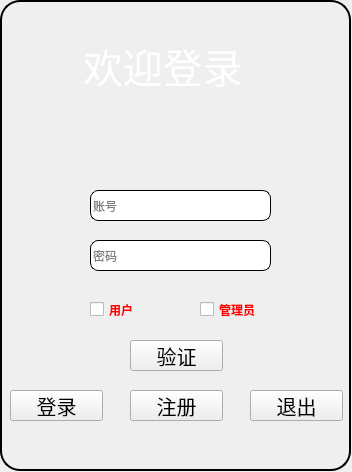
<?xml version="1.0" encoding="UTF-8"?>
<ui version="4.0">
 <class>MainWindow</class>
 <widget class="QMainWindow" name="MainWindow">
  <property name="geometry">
   <rect>
    <x>0</x>
    <y>0</y>
    <width>352</width>
    <height>472</height>
   </rect>
  </property>
  <property name="windowTitle">
   <string>MainWindow</string>
  </property>
  <widget class="QWidget" name="centralwidget">
   <widget class="QLabel" name="label">
    <property name="geometry">
     <rect>
      <x>80</x>
      <y>40</y>
      <width>201</width>
      <height>51</height>
     </rect>
    </property>
    <property name="font">
     <font>
      <pointsize>30</pointsize>
      <weight>50</weight>
      <bold>false</bold>
     </font>
    </property>
    <property name="styleSheet">
     <string notr="true">color:rgb(255, 255, 255)</string>
    </property>
    <property name="text">
     <string>欢迎登录</string>
    </property>
    <property name="textFormat">
     <enum>Qt::PlainText</enum>
    </property>
    <property name="indent">
     <number>3</number>
    </property>
   </widget>
   <widget class="QPushButton" name="pushButton">
    <property name="geometry">
     <rect>
      <x>10</x>
      <y>390</y>
      <width>93</width>
      <height>31</height>
     </rect>
    </property>
    <property name="font">
     <font>
      <pointsize>15</pointsize>
     </font>
    </property>
    <property name="text">
     <string>登录</string>
    </property>
   </widget>
   <widget class="QPushButton" name="pushButton_2">
    <property name="geometry">
     <rect>
      <x>250</x>
      <y>390</y>
      <width>93</width>
      <height>31</height>
     </rect>
    </property>
    <property name="font">
     <font>
      <pointsize>15</pointsize>
     </font>
    </property>
    <property name="text">
     <string>退出</string>
    </property>
   </widget>
   <widget class="QPushButton" name="pushButton_3">
    <property name="geometry">
     <rect>
      <x>130</x>
      <y>390</y>
      <width>93</width>
      <height>31</height>
     </rect>
    </property>
    <property name="font">
     <font>
      <family>宋体</family>
      <pointsize>15</pointsize>
      <weight>50</weight>
      <bold>false</bold>
     </font>
    </property>
    <property name="text">
     <string>注册</string>
    </property>
   </widget>
   <widget class="QLineEdit" name="lineEdit_2">
    <property name="geometry">
     <rect>
      <x>90</x>
      <y>190</y>
      <width>181</width>
      <height>31</height>
     </rect>
    </property>
    <property name="styleSheet">
     <string notr="true">border:1px solid rgb(0,0,0);
border-radius:8px;</string>
    </property>
    <property name="placeholderText">
     <string>账号</string>
    </property>
   </widget>
   <widget class="QLabel" name="label_2">
    <property name="geometry">
     <rect>
      <x>0</x>
      <y>0</y>
      <width>351</width>
      <height>471</height>
     </rect>
    </property>
    <property name="styleSheet">
     <string notr="true">border-image:url(:/pc/log.jpg);

border:2px solid rgb(0,0,0);
border-radius:20px;</string>
    </property>
    <property name="text">
     <string/>
    </property>
   </widget>
   <widget class="QLineEdit" name="lineEdit_3">
    <property name="geometry">
     <rect>
      <x>90</x>
      <y>240</y>
      <width>181</width>
      <height>31</height>
     </rect>
    </property>
    <property name="styleSheet">
     <string notr="true">border:1px solid rgb(0,0,0);
border-radius:8px;</string>
    </property>
    <property name="text">
     <string/>
    </property>
    <property name="placeholderText">
     <string>密码</string>
    </property>
   </widget>
   <widget class="QCheckBox" name="checkBox">
    <property name="geometry">
     <rect>
      <x>90</x>
      <y>300</y>
      <width>91</width>
      <height>19</height>
     </rect>
    </property>
    <property name="font">
     <font>
      <weight>75</weight>
      <bold>true</bold>
     </font>
    </property>
    <property name="styleSheet">
     <string notr="true">color: rgb(255, 0, 0);
</string>
    </property>
    <property name="text">
     <string>用户</string>
    </property>
   </widget>
   <widget class="QCheckBox" name="checkBox_2">
    <property name="geometry">
     <rect>
      <x>200</x>
      <y>300</y>
      <width>91</width>
      <height>19</height>
     </rect>
    </property>
    <property name="font">
     <font>
      <weight>75</weight>
      <bold>true</bold>
     </font>
    </property>
    <property name="styleSheet">
     <string notr="true">color: rgb(255, 0, 0);</string>
    </property>
    <property name="text">
     <string>管理员</string>
    </property>
   </widget>
   <widget class="QPushButton" name="pushButton_4">
    <property name="geometry">
     <rect>
      <x>130</x>
      <y>340</y>
      <width>93</width>
      <height>31</height>
     </rect>
    </property>
    <property name="font">
     <font>
      <pointsize>15</pointsize>
     </font>
    </property>
    <property name="text">
     <string>验证</string>
    </property>
   </widget>
   <zorder>label_2</zorder>
   <zorder>pushButton</zorder>
   <zorder>pushButton_2</zorder>
   <zorder>pushButton_3</zorder>
   <zorder>label</zorder>
   <zorder>lineEdit_3</zorder>
   <zorder>lineEdit_2</zorder>
   <zorder>checkBox</zorder>
   <zorder>checkBox_2</zorder>
   <zorder>pushButton_4</zorder>
  </widget>
 </widget>
 <resources>
  <include location="image.qrc"/>
 </resources>
 <connections>
  <connection>
   <sender>pushButton_2</sender>
   <signal>clicked()</signal>
   <receiver>MainWindow</receiver>
   <slot>close()</slot>
   <hints>
    <hint type="sourcelabel">
     <x>365</x>
     <y>473</y>
    </hint>
    <hint type="destinationlabel">
     <x>1121</x>
     <y>389</y>
    </hint>
   </hints>
  </connection>
 </connections>
</ui>
